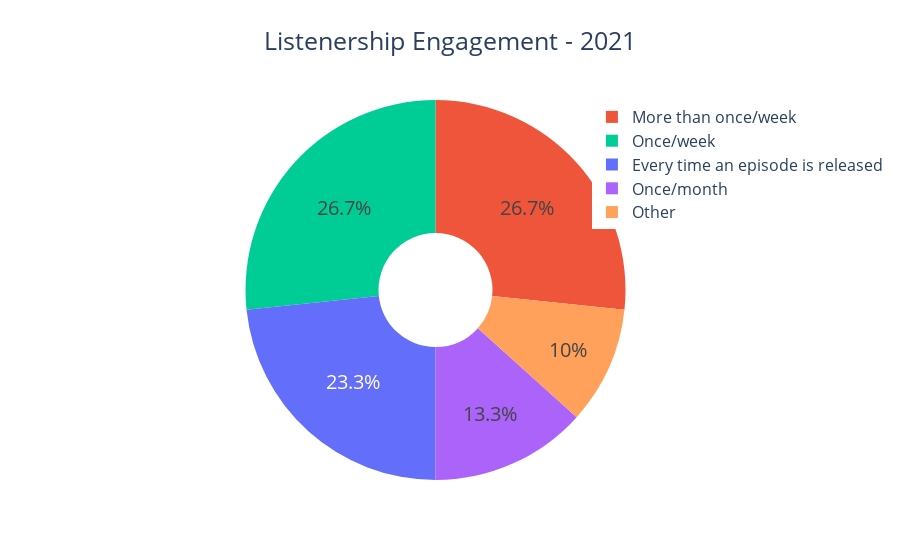

Write notebook code for a chart like this one.
### Code cell
fig = px.pie(Q8_2021, values='Count', names='Listenership Engagement',color='Listenership Engagement',
             title='Listenership Engagement - 2021', hole=.3)
fig.update_traces(textposition='inside', textinfo='percent', textfont_size=20)
fig.update_layout(legend_x=0.72, title_font_size=25, legend_font_size=16, title_x=0.5)

fig.show()

### Figure 1 — Plotly figure (JSON) as saved in the notebook; plotly's stock layout.template omitted (floating-point values rounded to 4 significant figures)
{"data": [{"customdata": [["Every time an episode is released"], ["More than once/week"], ["Once/week"], ["Once/month"], ["Other "]], "domain": {"x": [0, 1], "y": [0, 1]}, "hole": 0.3, "hovertemplate": "Listenership Engagement=%{customdata[0]}<br>Count=%{value}<extra></extra>", "labels": ["Every time an episode is released", "More than once/week", "Once/week", "Once/month", "Other "], "legendgroup": "", "marker": {"colors": ["#636efa", "#EF553B", "#00cc96", "#ab63fa", "#FFA15A"]}, "name": "", "showlegend": true, "textfont": {"size": 20}, "textinfo": "percent", "textposition": "inside", "type": "pie", "values": [7, 8, 8, 4, 3]}], "layout": {"legend": {"font": {"size": 16}, "tracegroupgap": 0, "x": 0.72}, "title": {"font": {"size": 25}, "text": "Listenership Engagement - 2021", "x": 0.5}}}
